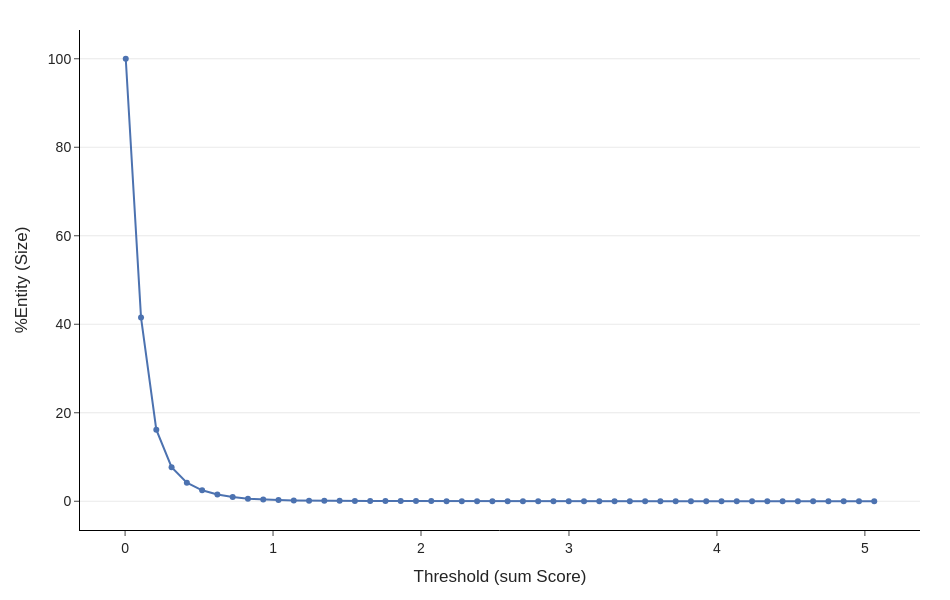

Notebook source saved alongside this figure:
### Code cell
fig = line_plot(entities_df=entities_df, col='sum_Score', n_steps=50)
fig.show()

### Figure 1 — Plotly figure (JSON) as saved in the notebook; plotly's stock layout.template omitted (floating-point values rounded to 4 significant figures)
{"data": [{"hovertemplate": "threshold=%{x}<br>%Entity=%{y}<extra></extra>", "legendgroup": "", "line": {"color": "rgb(76,114,176)", "dash": "solid"}, "marker": {"symbol": "circle"}, "mode": "lines+markers", "name": "", "orientation": "v", "showlegend": false, "type": "scatter", "x": [0.004536, 0.1078, 0.211, 0.3143, 0.4175, 0.5207, 0.624, 0.7272, 0.8304, 0.9337, 1.037, 1.14, 1.243, 1.347, 1.45, 1.553, 1.656, 1.76, 1.863, 1.966, 2.069, 2.173, 2.276, 2.379, 2.482, 2.586, 2.689, 2.792, 2.895, 2.998, 3.102, 3.205, 3.308, 3.411, 3.515, 3.618, 3.721, 3.824, 3.928, 4.031, 4.134, 4.237, 4.341, 4.444, 4.547, 4.65, 4.754, 4.857, 4.96, 5.063], "xaxis": "x", "y": [100.0, 41.5, 16.17, 7.706, 4.21, 2.483, 1.548, 0.9605, 0.5705, 0.3815, 0.2749, 0.1856, 0.1323, 0.11, 0.0945, 0.07904, 0.06873, 0.05327, 0.04296, 0.03265, 0.03093, 0.02406, 0.0189, 0.01546, 0.01375, 0.01203, 0.006873, 0.006873, 0.006873, 0.005155, 0.005155, 0.005155, 0.005155, 0.005155, 0.005155, 0.003437, 0.003437, 0.003437, 0.001718, 0.001718, 0.001718, 0.001718, 0.001718, 0.001718, 0.001718, 0.001718, 0.001718, 0.001718, 0.001718, 0.001718], "yaxis": "y"}], "layout": {"font": {"family": "Arial", "size": 14}, "height": 600, "legend": {"tracegroupgap": 0}, "margin": {"b": 70, "l": 80, "r": 30, "t": 30}, "paper_bgcolor": "white", "plot_bgcolor": "white", "width": 950, "xaxis": {"anchor": "y", "domain": [0, 1], "linecolor": "black", "linewidth": 1, "showgrid": false, "showline": true, "ticks": "outside", "title": {"text": "Threshold (sum Score)"}, "zeroline": false}, "yaxis": {"anchor": "x", "domain": [0, 1], "gridcolor": "lightgray", "gridwidth": 0.5, "linecolor": "black", "linewidth": 1, "showgrid": true, "showline": true, "ticks": "outside", "title": {"text": "%Entity (Size)"}, "zeroline": false}}}
